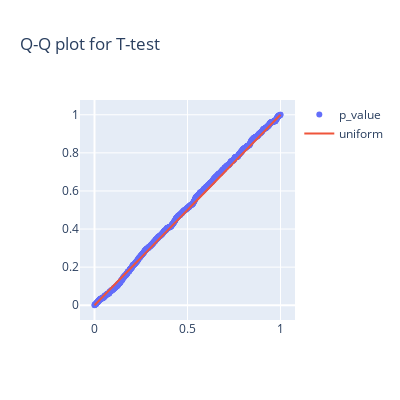

The cell this chart's notebook holds for it:
### Code cell
# expon
plot(p_values_ttest, 'T-test', iters=iters)

### Figure 1 — Plotly figure (JSON) as saved in the notebook; plotly's stock layout.template omitted (floating-point values rounded to 4 significant figures; data arrays with more than 128 entries replaced by an {"elided": "..."} marker saying what was removed)
{"data": [{"mode": "markers", "name": "p_value", "type": "scatter", "x": {"elided": "1001 float values"}, "y": {"elided": "1001 float values"}}, {"mode": "lines", "name": "uniform", "type": "scatter", "x": {"elided": "1001 float values"}, "y": {"elided": "1001 float values"}}], "layout": {"height": 400, "title": {"text": "Q-Q plot for T-test"}, "width": 400}}
